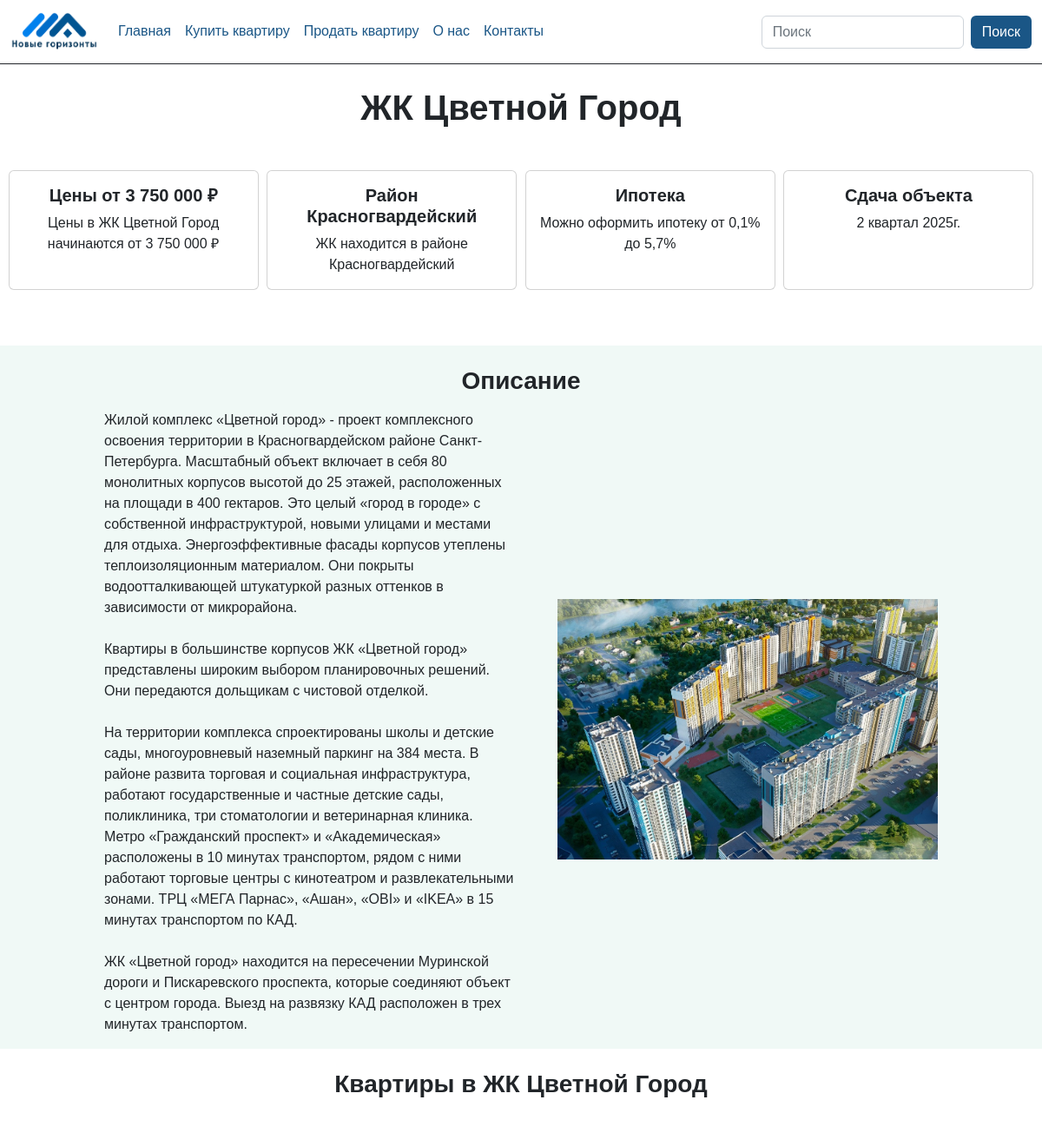
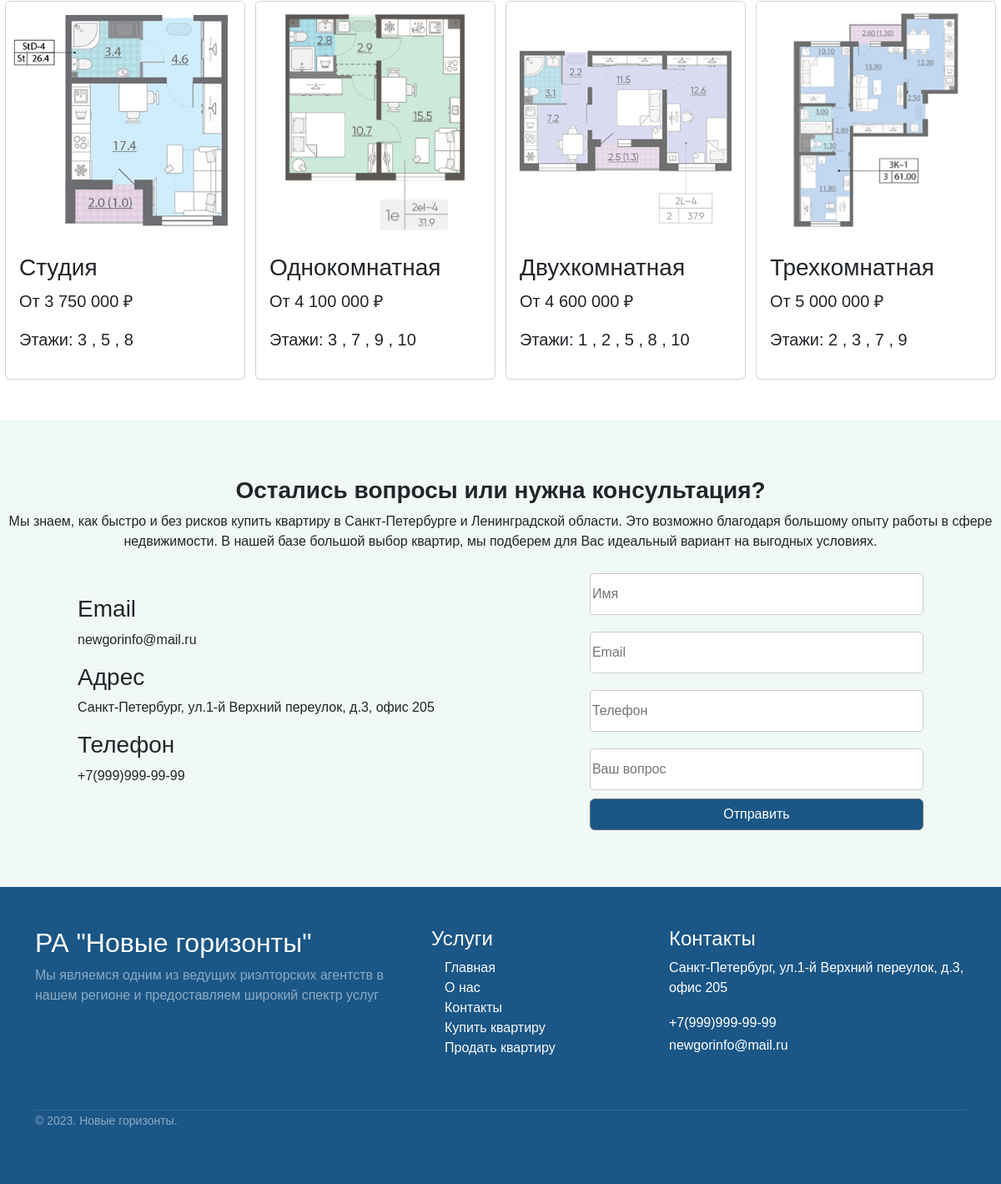
Page /sale/sale/5/ on the committed database (2 pictures, top to bottom).
### flats_sale/models.py (models this page shows, shortened)
class Flat(models.Model):
    object_name=models.ForeignKey(Object, on_delete=models.CASCADE, verbose_name="Объект")
    price=models.PositiveIntegerField(verbose_name='Цена')
    text=models.TextField(blank=False, verbose_name="Описание")
    img=models.ImageField(upload_to="%Y/%m/%d/", verbose_name="Изображение")
    class Meta:
       verbose_name = 'Объявление'
       verbose_name_plural = 'Объявления'

class Object(models.Model):
    name=models.CharField(max_length=128, verbose_name="Название")
    text=models.TextField(blank=False, verbose_name="Описание")
    location=models.CharField(max_length=128, verbose_name="Расположение")
    class Meta:
       verbose_name = 'Объект'
       verbose_name_plural = 'Объекты'
    def __str__(self):
       return self.name

class Category(models.Model):
    name=models.CharField(max_length=128, verbose_name="Название")
    object_name=models.ForeignKey(Object, on_delete=models.CASCADE, verbose_name="Объект")
    price=models.PositiveIntegerField(verbose_name="Цена")
    img=models.ImageField(upload_to="%Y/%m/%d/", verbose_name="Изображение")
    floors = models.ManyToManyField(Floor)
    class Meta:
       verbose_name = 'Категория'
       verbose_name_plural = 'Категории'

class Floor(models.Model):
    number = models.IntegerField()

### flats_sale/views.py (the view)
# urls.py: path("sale/<int:pk>/", sale_id_view,  name="flat"),
def sale_id_view(request, pk):
    object_list = Object.objects.filter(pk=pk)
    category_list = Category.objects.filter(object_name=pk)
    pk = get_object_or_404(Flat, pk=pk)
    if request.method=="POST":
        form = CommentForm(request.POST, request.FILES)
        if form.is_valid():
            obj = Comment() #gets new object
            obj.author = form.cleaned_data['author']
            obj.email = form.cleaned_data['email']
            obj.phone = form.cleaned_data['phone']
            obj.text = form.cleaned_data['text']
            obj.save()
            messages.success(request, 'Ваша заявка отправлена')
            form = CommentForm()
    else:
        form = CommentForm()
    context = {"pk": pk, 'page': 'flats',  # 'comments_list':comments,
               'form': form, 'category_list': category_list,
               'object_list': object_list}
    return render(request, "flats_sale/flats_detail.html", context)

### comment/forms.py
class CommentForm(forms.Form):
    author = forms.CharField(widget=forms.TextInput(attrs={"class":"myfield", 'placeholder': 'Имя'}), label=_(u'Имя'))
    email=forms.CharField(widget=forms.TextInput(attrs={"class":"myfield", 'placeholder': 'Email'}))
    phone=forms.CharField(widget=forms.TextInput(attrs={"class":"myfield", 'placeholder': 'Телефон'}), label=_(u'Телефон'))
    text = forms.CharField(widget=forms.TextInput(attrs={"class":"myfield", 'placeholder': 'Ваш вопрос'}), label=_(u'Ваш вопрос'))
    class Meta:
        model = Comment
        exclude = ('date_of_create','published','post')

### flats_sale/templates/flats_sale/flats_detail.html (shortened to what this page needs)
{% extends "root.html" %}
{% load humanize %}
{% block content %}
{% for object in object_list %}
<div style="margin-top: 100px;">
    <h1 class="text-center fw-bold">{{ pk.object_name }}</h1>
</div>
<div class="mt-5 d-flex justify-content-evenly">
    <div class="card mb-3" style="width: 18rem; background-color: #fffff;">
      <div class="card-body">
        <h5 class="card-title text-dark text-center fw-bold">Цены от {{ pk.price|floatformat:0|intcomma }} ₽</h5>
        <p class="card-text text-dark text-center">Цены в {{ pk.object_name }} начинаются от {{ pk.price|floatformat:0|intcomma }} ₽</p>
      </div>
    </div>
    <div class="card mb-3" style="width: 18rem; background-color: #fffff;">
      <div class="card-body">
        <h5 class="card-title text-dark text-center fw-bold">Район {{ object.location }}</h5>
        <p class="card-text text-dark text-center">ЖК находится в районе {{ object.location }}</p>
      </div>
    </div>
    <div class="card mb-3" style="width: 18rem; background-color: #fffff;">
      <div class="card-body">
        <h5 class="card-title text-dark text-center fw-bold">Ипотека</h5>
        <p class="card-text text-dark text-center">Можно оформить ипотеку от 0,1% до 5,7%</p>
      </div>
    </div>
    <div class="card mb-3" style="width: 18rem; background-color: #fffff;">
      <div class="card-body">
        <h5 class="card-title text-dark text-center fw-bold">Сдача объекта</h5>
        <p class="card-text text-dark text-center">2 квартал 2025г.</p>
      </div>
    </div>
</div>
<div class="mt-5 d-flex flex-column align-items-center justify-content-center w-100" style="background-color: #F0F9F6; height: auto;">
<h3 class="text-center mt-4 fw-bold">Описание</h3>
    <div class="d-flex ms-3 me-3 mt-2 align-items-center" style="width: 60rem;">
        <p class=" me-5">{{ object.text|linebreaksbr }}</p>
        <img src="{{ pk.img.url }}" alt="" width="500px" height="300px">
    </div>
</div>
<div class="d-flex mt-4 flex-column align-items-center justify-content-center w-100" style="height: auto;">
<h3 class="text-center fw-bold">Квартиры в {{ pk.object_name }}</h3>
<div class="d-flex flex-wrap w-100 justify-content-around mt-5">
{% for category in category_list.all %}
<div class="d-flex flex-row">
    <div class="content d-flex justify-content-evenly">
        <div class="card" style="width: 18rem;">
            <img src="{{ category.img.url }}" class="card-img-top" alt="...">
            <div class="card-body">
                <h3 class="card-text">{{ category.name }}</h3>
                <p class="fs-5">От {{ category.price|floatformat:0|intcomma }} ₽</p>
                <p class="fs-5">Этажи:
                {% for floor in category.floors.all %}
                    {{ floor.number }}
                    {% if not forloop.last %},{% endif %}
                {% endfor %}
                </p>
            </div>
        </div>
    </div>
</div>
{% endfor %}
</div>
{% endfor %}
</div>
<div class="d-flex mt-5 flex-column align-items-center justify-content-center w-100" style="background-color: #F0F9F6; height: 35rem;">
    <h3 class="text-center fw-bold">Остались вопросы или нужна консультация?</h3>
    <p class="text-center">Мы знаем, как быстро и без рисков купить квартиру в Санкт-Петербурге и Ленинградской области. Это возможно благодаря большому опыту работы в сфере недвижимости. В нашей базе большой выбор квартир, мы подберем для Вас идеальный вариант на выгодных условиях.</p>
<div class="d-flex justify-content-around w-100 align-items-center">
<div class="d-flex flex-column">
    <div class="d-flex flex-column align-items-start">
        <h3 class="text-center">Email</h3>
        <p>newgorinfo@mail.ru</p>
    </div>
     <div class="d-flex flex-column align-items-start">
         <h3 class="text-center">Адрес</h3>
         <p>Санкт-Петербург, ул.1-й Верхний переулок, д.3, офис 205</p>
     </div>
      <div class="d-flex flex-column align-items-start">
          <h3 class="text-center">Телефон</h3>
          <p>+7(999)999-99-99</p>
      </div>
</div>
<div class="d-flex flex-column">
<form method="POST" novalidate>
        {% for field in form %}
        <div class="form-group d-flex justify-content-between align-items-center" style="width: 25rem;">
            <div>{{field}}</div>
        </div>
        {% endfor %}
        <input type="submit" class="btn btn-secondary w-100" style="background-color: #1A5686;" value="Отправить" >
        </div>
    </div>
</div>
{% endblock %}

### static/css/style.css (style rules this page uses)
body { background-color: #2C3A47; font-family: 'Century Gothic', sans-serif; }

### templates/root.html (style rules this page uses)
html, body { height: 100%; margin: 0; }

### flats_sale/templates/flats_sale/flats_detail.html (style rules this page uses)
.myfield { border:1px solid #ccc; border-radius:5px; height:50px; width:400px; margin: 10px 10px 10px 0; }
.card { transition: 1s; width: 100%; height: auto; object-fit: cover; }

### rows in the picture
Object: location "Красногвардейский", text "Жилой комплекс «Цветной город» - проект комплексного освоения территории в Красногвардейском районе Санкт-Петербурга. Масштабный объект включает в себя 80 монолитных корпусов высотой до 25 этажей, расположенных на площади в 400 гектаров. Это целый «город в городе» с собственной инфраструктурой, новыми улицами и местами для отдыха. Энергоэффективные фасады корпусов утеплены теплоизоляционным материалом. Они покрыты водоотталкивающей штукатуркой разных оттенков в зависимости от микрорайона. Квартиры в большинстве корпусов ЖК «Цветной город» представлены широким выбором планировочных решений. Они передаются дольщикам с чистовой отделкой. На территории комплекса спроектированы школы и детские…", img (picture)
Flat: object_name "ЖК Цветной Город", price "3 750 000"
Category: img (picture), name "Студия", price "3 750 000"
Floor: number "3"
Floor: number "5"
Floor: number "8"
Category: img (picture), name "Однокомнатная", price "4 100 000"
Floor: number "3"
Floor: number "7"
Floor: number "9"
Floor: number "10"
Category: img (picture), name "Двухкомнатная", price "4 600 000"
Floor: number "1"
Floor: number "2"
Floor: number "5"
Floor: number "8"
Floor: number "10"
Category: img (picture), name "Трехкомнатная", price "5 000 000"
Floor: number "2"
Floor: number "3"
Floor: number "7"
Floor: number "9"
